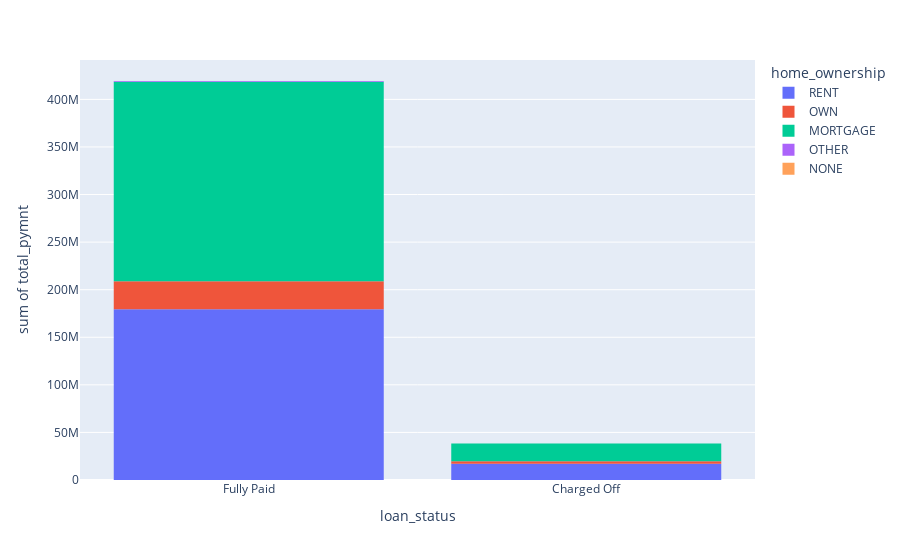

This figure's notebook cell:
### Code cell
import plotly.express as px
#import plotly.graph_obj as pobj 
import plotly.tools as tls


#multivariate Analysis 
fig = px.histogram(loan_stat, x="loan_status", y="total_pymnt", color="home_ownership")
fig.show()

### Figure 1 — Plotly figure (JSON) as saved in the notebook; plotly's stock layout.template omitted (floating-point values rounded to 4 significant figures; data arrays with more than 128 entries replaced by an {"elided": "..."} marker saying what was removed)
{"data": [{"alignmentgroup": "True", "bingroup": "x", "histfunc": "sum", "hovertemplate": "home_ownership=RENT<br>loan_status=%{x}<br>sum of total_pymnt=%{y}<extra></extra>", "legendgroup": "RENT", "marker": {"color": "#636efa", "pattern": {"shape": ""}}, "name": "RENT", "offsetgroup": "RENT", "orientation": "v", "showlegend": true, "type": "histogram", "x": {"elided": "18480 str values"}, "xaxis": "x", "y": {"elided": "18480 float values"}, "yaxis": "y"}, {"alignmentgroup": "True", "bingroup": "x", "histfunc": "sum", "hovertemplate": "home_ownership=OWN<br>loan_status=%{x}<br>sum of total_pymnt=%{y}<extra></extra>", "legendgroup": "OWN", "marker": {"color": "#EF553B", "pattern": {"shape": ""}}, "name": "OWN", "offsetgroup": "OWN", "orientation": "v", "showlegend": true, "type": "histogram", "x": {"elided": "2975 str values"}, "xaxis": "x", "y": {"elided": "2975 float values"}, "yaxis": "y"}, {"alignmentgroup": "True", "bingroup": "x", "histfunc": "sum", "hovertemplate": "home_ownership=MORTGAGE<br>loan_status=%{x}<br>sum of total_pymnt=%{y}<extra></extra>", "legendgroup": "MORTGAGE", "marker": {"color": "#00cc96", "pattern": {"shape": ""}}, "name": "MORTGAGE", "offsetgroup": "MORTGAGE", "orientation": "v", "showlegend": true, "type": "histogram", "x": {"elided": "17021 str values"}, "xaxis": "x", "y": {"elided": "17021 float values"}, "yaxis": "y"}, {"alignmentgroup": "True", "bingroup": "x", "histfunc": "sum", "hovertemplate": "home_ownership=OTHER<br>loan_status=%{x}<br>sum of total_pymnt=%{y}<extra></extra>", "legendgroup": "OTHER", "marker": {"color": "#ab63fa", "pattern": {"shape": ""}}, "name": "OTHER", "offsetgroup": "OTHER", "orientation": "v", "showlegend": true, "type": "histogram", "x": ["Charged Off", "Charged Off", "Charged Off", "Fully Paid", "Fully Paid", "Fully Paid", "Fully Paid", "Fully Paid", "Fully Paid", "Fully Paid", "Fully Paid", "Fully Paid", "Charged Off", "Fully Paid", "Charged Off", "Charged Off", "Fully Paid", "Fully Paid", "Fully Paid", "Fully Paid", "Charged Off", "Fully Paid", "Fully Paid", "Fully Paid", "Fully Paid", "Charged Off", "Fully Paid", "Fully Paid", "Charged Off", "Fully Paid", "Fully Paid", "Fully Paid", "Fully Paid", "Charged Off", "Fully Paid", "Fully Paid", "Fully Paid", "Fully Paid", "Fully Paid", "Fully Paid", "Fully Paid", "Fully Paid", "Fully Paid", "Fully Paid", "Fully Paid", "Fully Paid", "Charged Off", "Charged Off", "Fully Paid", "Fully Paid", "Fully Paid", "Fully Paid", "Fully Paid", "Fully Paid", "Fully Paid", "Fully Paid", "Fully Paid", "Fully Paid", "Fully Paid", "Fully Paid", "Charged Off", "Charged Off", "Fully Paid", "Fully Paid", "Fully Paid", "Fully Paid", "Fully Paid", "Fully Paid", "Charged Off", "Fully Paid", "Charged Off", "Fully Paid", "Fully Paid", "Fully Paid", "Fully Paid", "Fully Paid", "Fully Paid", "Fully Paid", "Fully Paid", "Fully Paid", "Fully Paid", "Fully Paid", "Fully Paid", "Fully Paid", "Fully Paid", "Fully Paid", "Fully Paid", "Fully Paid", "Fully Paid", "Fully Paid", "Charged Off", "Fully Paid", "Fully Paid", "Fully Paid", "Fully Paid", "Fully Paid", "Fully Paid", "Charged Off"], "xaxis": "x", "y": [13820.0, 10850.0, 1827.0, 14820.0, 8688.0, 7229.0, 9409.0, 19180.0, 5449.0, 2747.0, 16040.0, 12170.0, 7070.0, 2697.0, 11110.0, 15990.0, 13690.0, 15280.0, 5905.0, 5738.0, 11960.0, 17310.0, 5660.0, 5199.0, 18650.0, 3991.0, 4023.0, 4841.0, 14580.0, 16980.0, 28560.0, 3449.0, 5096.0, 18050.0, 18910.0, 9189.0, 12360.0, 27520.0, 16890.0, 17650.0, 19100.0, 5745.0, 19190.0, 11460.0, 14300.0, 10350.0, 1059.0, 1098.0, 18460.0, 25150.0, 17030.0, 10020.0, 19150.0, 20990.0, 7149.0, 7112.0, 9991.0, 1110.0, 7196.0, 8992.0, 3952.0, 4670.0, 12320.0, 21690.0, 14500.0, 10400.0, 2754.0, 8054.0, 3369.0, 9226.0, 3071.0, 1245.0, 11280.0, 4059.0, 18570.0, 10580.0, 22150.0, 5483.0, 6862.0, 11150.0, 4960.0, 12080.0, 6407.0, 28960.0, 5939.0, 8963.0, 5939.0, 5556.0, 3359.0, 5639.0, 5118.0, 4063.0, 7893.0, 8254.0, 8988.0, 6769.0, 8964.0, 6767.0], "yaxis": "y"}, {"alignmentgroup": "True", "bingroup": "x", "histfunc": "sum", "hovertemplate": "home_ownership=NONE<br>loan_status=%{x}<br>sum of total_pymnt=%{y}<extra></extra>", "legendgroup": "NONE", "marker": {"color": "#FFA15A", "pattern": {"shape": ""}}, "name": "NONE", "offsetgroup": "NONE", "orientation": "v", "showlegend": true, "type": "histogram", "x": ["Fully Paid", "Fully Paid", "Fully Paid"], "xaxis": "x", "y": [11240.0, 4622.0, 3191.0], "yaxis": "y"}], "layout": {"barmode": "relative", "legend": {"title": {"text": "home_ownership"}, "tracegroupgap": 0}, "margin": {"t": 60}, "xaxis": {"anchor": "y", "domain": [0, 1], "title": {"text": "loan_status"}}, "yaxis": {"anchor": "x", "domain": [0, 1], "title": {"text": "sum of total_pymnt"}}}}
